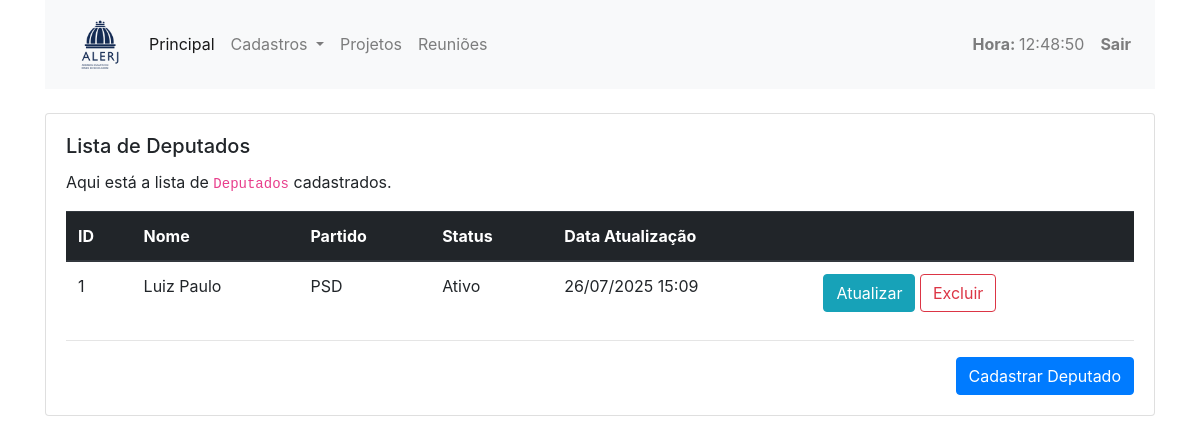
The page /deputados/ (signed in) on the database its author committed.
### cadastro/models.py (models this page shows, shortened)
class Deputado(models.Model):
    nome = models.CharField(max_length=200)
    partido = models.CharField(max_length=50, default=None)
    data_atualizacao = models.DateTimeField('Data Atualização', default=timezone.now)
    ativo = models.BooleanField(default=True)
    class Meta:
        ordering = ['nome']
    def Ativo(self):
        if self.ativo:
            return "Ativo"
        else:
            return "Inativo"

### cadastro/views.py (the view)
# urls.py: path('deputados/', DeputadoListView.as_view(), name="lista_deputados"),  # LISTA
class DeputadoListView(LoginRequiredMixin, ListView):
    template_name = "cadastro/deputado/deputado_listagem.html"
    model = Deputado
    context_object_name = "deputados"

### cadastro/templatetags/tempo_atual.py (called while the page is built)
@register.simple_tag
def tempo_atual():
    return datetime.datetime.now().strftime('%H:%M:%S')

### cadastro/templates/cadastro/deputado/deputado_listagem.html (shortened to what this page needs)
{% extends "cadastro/_layouts/base.html" %}
{% block conteudo %}
  <div class="row">
    <div class="col-lg-12 col-md-12 col-sm-12 col-xs-12">
      <div class="card">
        <div class="card-body">
          <h5 class="card-title">Lista de Deputados</h5>
          {% if deputados|length > 0 %}
            <p class="card-text">
              Aqui está a lista de <code>Deputados</code> cadastrados.
            </p>
            <table class="table">
              <thead class="thead-dark">
              <tr>
                <th>ID</th>
                <th>Nome</th>
                <th>Partido</th>
                <th>Status</th>
                <th>Data Atualização</th>
                <th>&nbsp;</th>
              </tr>
              </thead>
              <tbody>
              {% for deputado in deputados %}
                <tr>
                  <td>{{ deputado.id }}</td>
                  <td>{{ deputado.nome }}</td>
                  <td>{{ deputado.partido }}</td>
                  <td>{{ deputado.Ativo }}</td>
                  <td>{{ deputado.data_atualizacao|date:'d/m/Y H:i' }}</td>
                  <td>
                    <a href="{% url 'deputado_edita' pk=deputado.id %}"
                       class="btn btn-info">
                      Atualizar
                    </a>
                    <a href="{% url 'deputado_excluir' pk=deputado.id %}"
                      class="btn btn-outline-danger">
                        Excluir
                    </a>
                  </td>
                </tr>
              {% endfor %}
              </tbody>
            </table>
        {% else %}
          <div class="text-center mt-5 mb-5 jumbotron">
            <h5>Nenhum <code>Deputado</code> cadastrado ainda.</h5>
          </div>
        {% endif %}
          <hr />
          <div class="text-right">
            <a href="{% url 'deputado_insere' %}" class="btn btn-primary">Cadastrar Deputado</a>
          </div>
        </div>
      </div>
    </div>
  </div>
{% endblock %}

### rows shown on the page
Deputado: id "1", nome "Luiz Paulo", partido "PSD", Ativo "Ativo", data_atualizacao "26/07/2025 15:09"
